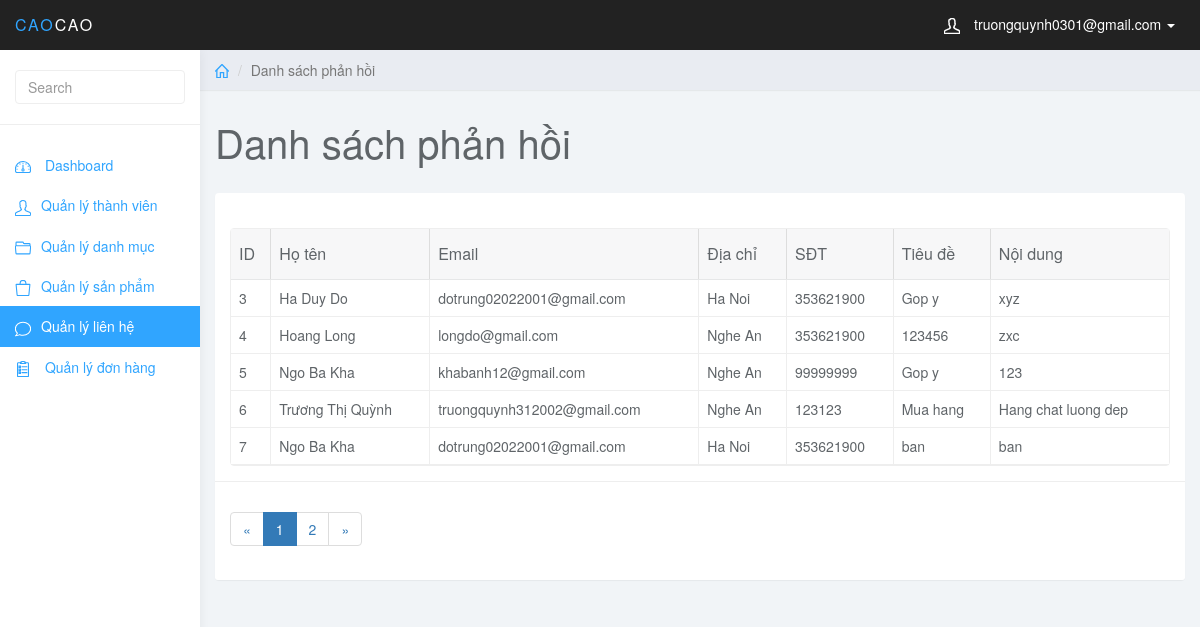
/admin/index.php?page_layout=contact (signed in), run on the app's committed database.
### tables this page shows
CREATE TABLE `contact` (
  `ct_id` int(11) NOT NULL,
  `ct_name` varchar(100) DEFAULT NULL,
  `ct_email` varchar(100) DEFAULT NULL,
  `ct_sdt` int(11) DEFAULT NULL,
  `ct_title` varchar(200) DEFAULT NULL,
  `ct_content` varchar(4000) DEFAULT NULL,
  `ct_address` varchar(200) DEFAULT NULL,
  `ct_check` bit(1) DEFAULT NULL
);

### admin/contact.php (the view, shortened to what this page needs)
<?php
if(isset($_GET['page'])){
	$page = $_GET['page'];
}
else{
	$page = 1;
}
$rows_per_page = 5;
$per_row = $page*$rows_per_page-$rows_per_page;
$total_rows = mysqli_num_rows(mysqli_query($conn, "SELECT * FROM contact"));
$total_pages = ceil($total_rows/$rows_per_page);
$list_pages = '';
$page_prev = $page - 1;
if($page_prev <= 0){
	$page_prev = 1;
}
$list_pages .= '<li class="page-item"><a class="page-link" href="index.php?page_layout=contact&page='.$page_prev.'">&laquo;</a></li>';
for($i=1; $i<=$total_pages; $i++){
	if($i==$page){
		$active = 'active';
	}
	else{
		$active = '';
	}
	$list_pages .= '<li class="page-item '.$active.'"><a class="page-link" href="index.php?page_layout=contact&page='.$i.'">'.$i.'</a></li>';
}
$page_next = $page + 1;
$list_pages .= '<li class="page-item"><a class="page-link" href="index.php?page_layout=contact&page='.$page_next.'">&raquo;</a></li>';
?>
    <div class="col-sm-9 col-sm-offset-3 col-lg-10 col-lg-offset-2 main">
        <div class="row">
            <ol class="breadcrumb">
                <li><a href="#"><svg class="glyph stroked home">
                            <use xlink:href="#stroked-home"></use>
                        </svg></a></li>
                <li class="active">Danh sách phản hồi</li>
            </ol>
        </div>
        <div class="row">
            <div class="col-lg-12">
                <h1 class="page-header">Danh sách phản hồi</h1>
            </div>
        </div>
        <div class="row">
            <div class="col-lg-12">
                <div class="panel panel-default">
                    <div class="panel-body">
                        <table data-toolbar="#toolbar" data-toggle="table">
                            <thead>
                                <tr>
                                    <th>ID</th>
                                    <th>Họ tên</th>
                                    <th>Email</th>
                                    <th>Địa chỉ</th>
                                    <th>SĐT</th>
                                    <th>Tiêu đề</th>
                                    <th>Nội dung</th>
                                </tr>
                            </thead>
                            <tbody>
                            <?php
                                    $sql = "SELECT * FROM contact ORDER BY ct_id ASC LIMIT $per_row, $rows_per_page";
                                    $query = mysqli_query($conn,$sql);
                                    while($row = mysqli_fetch_array($query)){
                                     ?>
                                <tr>
                                    <td><?php echo $row['ct_id']; ?></td>
                                    <td><?php echo $row['ct_name']; ?></td>
                                    <td><?php echo $row['ct_email']; ?></td>
                                    <td><?php echo $row['ct_address']; ?></td>
                                    <td><?php echo $row['ct_sdt']; ?></td>
                                    <td><?php echo $row['ct_title']; ?></td>
                                    <td><?php echo $row['ct_content']; ?></td>
                                </tr>
                                <?php } ?>
                            </tbody>
                        </table>
                    </div>
                    <div class="panel-footer">
                        <nav aria-label="Page navigation example">
                            <ul class="pagination">
                             <?php echo $list_pages; ?>
                            </ul>
                        </nav>
                    </div>
                </div>
            </div>
        </div>
    </div>

### admin/css/styles.css (style rules this page uses)
body { background: #f1f4f7; padding-top: 50px; color: #5f6468; }
a, a:hover, a:focus { color: #30a5ff; }
h1, h2, h3, h4, h5, h6 { color: #5f6468; }
h1 { font-weight: 300; font-size: 40px; }
.panel { border: 0; }
.panel-footer { background: #fff; border-top: 1px solid #eee; }
.breadcrumb { border-radius: 0; padding: 10px 15px; background: #e9ecf2; box-shadow: 0 1px 1px rgba(0, 0, 0, .05); margin: 0 ; }
h1.page-header { margin-top: 30px; border-bottom: 0; }
.table { background: #fff; }
.breadcrumb .glyph { height: 14px; width: 14px; margin: -2px 0 0 0; stroke-width: 4px; }

### data on the page
contact: ct_id "3", ct_name "Ha Duy Do", ct_email "dotrung02022001@gmail.com", ct_address "Ha Noi", ct_sdt "353621900", ct_title "Gop y", ct_content "xyz"
contact: ct_id "4", ct_name "Hoang Long", ct_email "longdo@gmail.com", ct_address "Nghe An", ct_sdt "353621900", ct_title "123456", ct_content "zxc"
contact: ct_id "5", ct_name "Ngo Ba Kha", ct_email "khabanh12@gmail.com", ct_address "Nghe An", ct_sdt "99999999", ct_title "Gop y", ct_content "123"
contact: ct_id "6", ct_name "Trương Thị Quỳnh", ct_email "truongquynh312002@gmail.com", ct_address "Nghe An", ct_sdt "123123", ct_title "Mua hang", ct_content "Hang chat luong dep"
contact: ct_id "7", ct_name "Ngo Ba Kha", ct_email "dotrung02022001@gmail.com", ct_address "Ha Noi", ct_sdt "353621900", ct_title "ban", ct_content "ban"

### other printed values
$_SESSION["mail"] "truongquynh0301@gmail.com"
